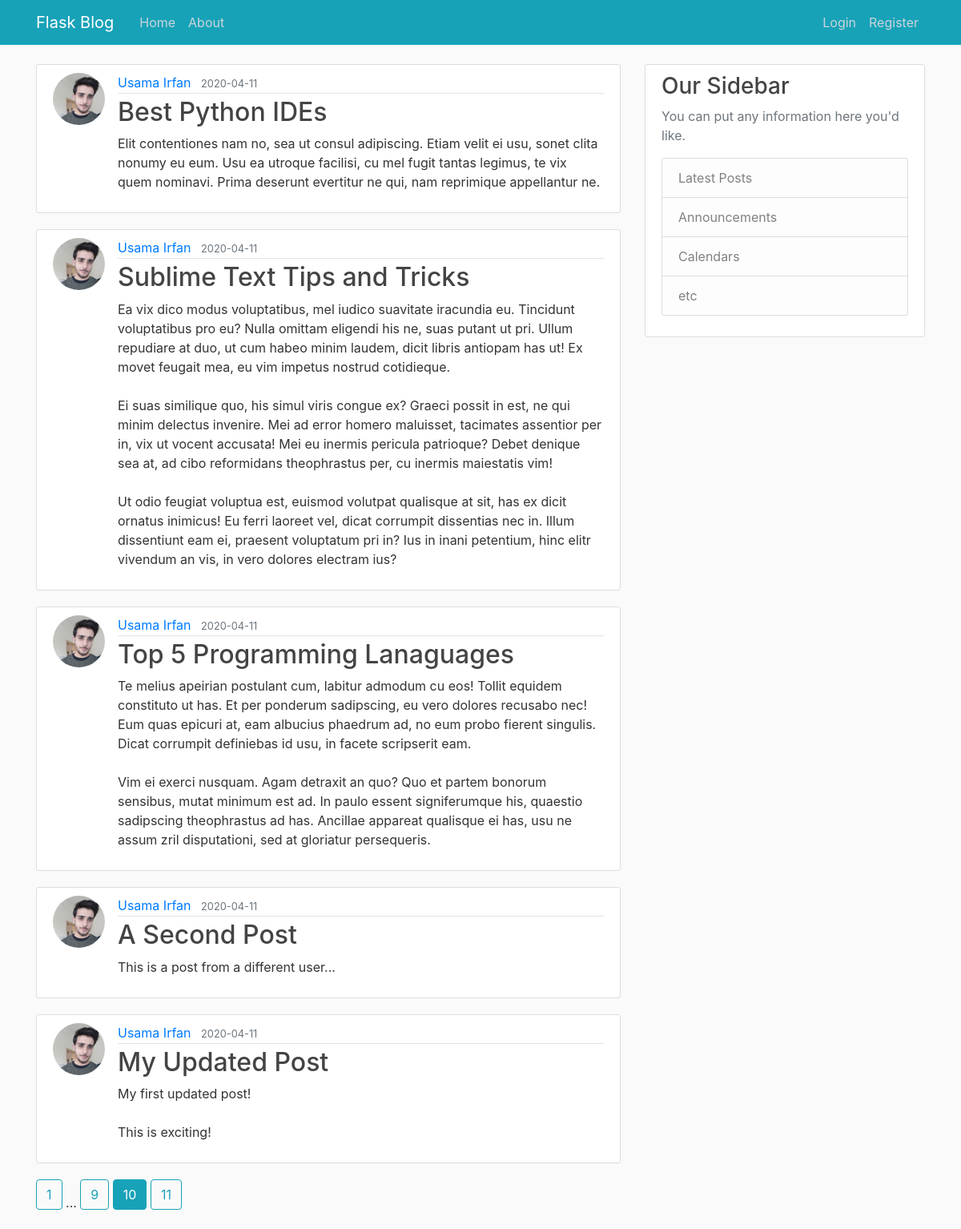
The page /home?page=10 on the database its author committed.
### flaskblog/models.py (models this page shows, shortened)
class Post(db.Model):
    id = db.Column(db.Integer, primary_key=True)
    title = db.Column(db.String(100), nullable=False)
    date_posted = db.Column(db.DateTime, nullable=False, default=datetime.utcnow)
    content = db.Column(db.Text, nullable=False)
    user_id = db.Column(db.Integer, db.ForeignKey('user.id'), nullable=False)

class User(db.Model, UserMixin):
    id = db.Column(db.Integer, primary_key=True)
    username = db.Column(db.String(20), unique=True, nullable=False)
    email = db.Column(db.String(120), unique=True, nullable=False)
    image_file = db.Column(db.String(20), nullable=False, default='default.jpg')
    password = db.Column(db.String(60), nullable=False)
    posts = db.relationship('Post', backref='author', lazy=True)

### flaskblog/main/routes.py (the view)
@main.route("/")
@main.route("/home")
def home():
    page = request.args.get('page', 1, type=int)
    posts = Post.query.order_by(Post.date_posted.desc()).paginate(page=page, per_page=5)
    return render_template('home.html', posts=posts)

### flaskblog/templates/home.html
{% extends "layout.html" %}
{% block content%}
    {% for post in posts.items %}
    <article class="media content-section">
      <img class="rounded-circle article-img" src="{{ url_for('static', filename='profile_pics/' + post.author.image_file) }}">
        <div class="media-body">
          <div class="article-metadata">
            <a class="mr-2" href="{{ url_for('users.user_posts', username=post.author.username) }}">{{ post.author.username }}</a>
            <small class="text-muted">{{ post.date_posted.strftime('%Y-%m-%d') }}</small>
          </div>
          <h2><a class="article-title" href="{{ url_for('posts.post', post_id=post.id)}}">{{ post.title }}</a></h2>
          <p class="article-content">{{ post.content }}</p>
        </div>
      </article>
    {% endfor %}
    {% for page_num in posts.iter_pages(left_edge=1, right_edge=1, left_current=1, right_current=2) %}
      {% if page_num %}
        {% if posts.page == page_num %}
          <a class="btn btn-info mb-4" href="{{ url_for('main.home', page=page_num) }}">{{ page_num }}</a>
        {% else %}
          <a class="btn btn-outline-info mb-4" href="{{ url_for('main.home', page=page_num) }}">{{ page_num }}</a>
        {% endif %}
      {% else %}
        ...
      {% endif %}
    {% endfor %}
{% endblock content %}

### flaskblog/static/main.css (style rules this page uses)
body { background: #fafafa; color: #333333; margin-top: 5rem; }
h1, h2, h3, h4, h5, h6 { color: #444444; }
.content-section { background: #ffffff; padding: 10px 20px; border: 1px solid #dddddd; border-radius: 3px; margin-bottom: 20px; }
.article-title { color: #444444; }
.article-content { white-space: pre-line; }
.article-img { height: 65px; width: 65px; margin-right: 16px; }
.article-metadata { padding-bottom: 1px; margin-bottom: 4px; border-bottom: 1px solid #e3e3e3 }

### rows shown on the page
Post: image_file (picture), author.username "Usama Irfan", date_posted "2020-04-11", title "Best Python IDEs", content "Elit contentiones nam no, sea ut consul adipiscing. Etiam velit ei usu, sonet clita nonumy eu eum. Usu ea utroque facilisi, cu mel fugit tantas legimus, te vix quem nominavi. Prima deserunt evertitur ne qui, nam reprimique appellantur ne."
Post: image_file (picture), author.username "Usama Irfan", date_posted "2020-04-11", title "Sublime Text Tips and Tricks", content "Ea vix dico modus voluptatibus, mel iudico suavitate iracundia eu. Tincidunt voluptatibus pro eu? Nulla omittam eligendi his ne, suas putant ut pri. Ullum repudiare at duo, ut cum habeo minim laudem, dicit libris antiopam has ut! Ex movet feugait mea, eu vim impetus nostrud cotidieque. Ei suas similique quo, his simul viris congue ex? Graeci possit in est, ne qui minim delectus invenire. Mei ad error homero maluisset, tacimates assentior per in, vix ut vocent accusata! Mei eu inermis pericula patrioque? Debet denique sea at, ad cibo reformidans theophrastus per, cu inermis maiestatis vim! Ut odio feugiat voluptua est, euismod volutpat qualisque at sit, has ex dicit ornatus inimicus! Eu…"
Post: image_file (picture), author.username "Usama Irfan", date_posted "2020-04-11", title "Top 5 Programming Lanaguages", content "Te melius apeirian postulant cum, labitur admodum cu eos! Tollit equidem constituto ut has. Et per ponderum sadipscing, eu vero dolores recusabo nec! Eum quas epicuri at, eam albucius phaedrum ad, no eum probo fierent singulis. Dicat corrumpit definiebas id usu, in facete scripserit eam. Vim ei exerci nusquam. Agam detraxit an quo? Quo et partem bonorum sensibus, mutat minimum est ad. In paulo essent signiferumque his, quaestio sadipscing theophrastus ad has. Ancillae appareat qualisque ei has, usu ne assum zril disputationi, sed at gloriatur persequeris."
Post: image_file (picture), author.username "Usama Irfan", date_posted "2020-04-11", title "A Second Post", content "This is a post from a different user..."
Post: image_file (picture), author.username "Usama Irfan", date_posted "2020-04-11", title "My Updated Post", content "My first updated post! This is exciting!"

### other values the page prints
{{ page_num }} "1" "9" "11"
{{ page_num }} "10"
